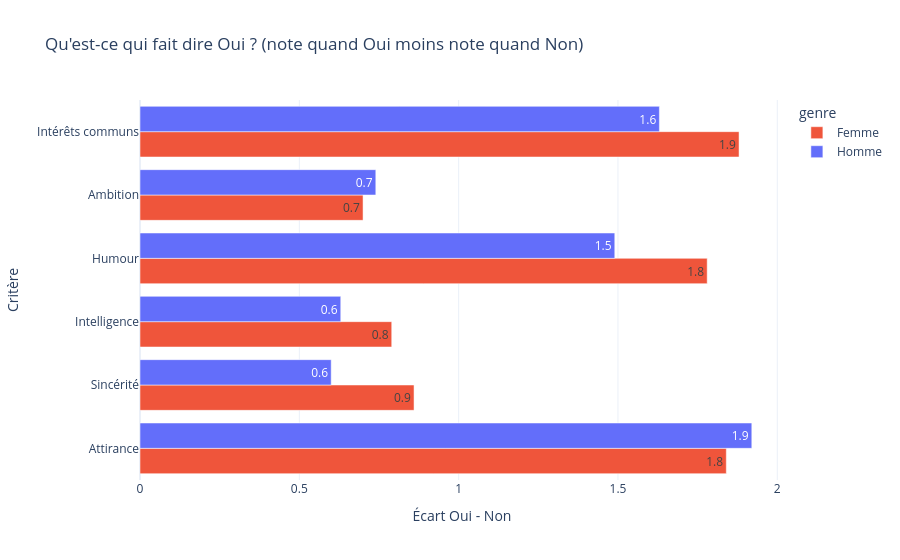

The code cell stored with this chart in its notebook:
### Markdown cell above
## Étape 6 : Qu'est-ce qui fait dire "Oui" ? (écart Oui / Non)

**Pourquoi cette étape ?** Pour chaque critère, je compare la note moyenne quand la réponse est "Oui" et quand elle est "Non". L'**écart** (note "Oui" moins note "Non") montre quels critères font vraiment la différence. Un grand écart positif : le critère fait dire "Oui". Un écart proche de 0 : il compte peu. Je sépare les hommes et les femmes (genre de la personne qui note).

### Code cell
# 1. Les 6 notes (avec des noms lisibles pour le graphique)
criteres = ['note_attractivite', 'note_sincerite', 'note_intelligence',
            'note_humour', 'note_ambition', 'note_interets_communs']
noms_lisibles = {'note_attractivite': 'Attirance', 'note_sincerite': 'Sincérité',
                 'note_intelligence': 'Intelligence', 'note_humour': 'Humour',
                 'note_ambition': 'Ambition', 'note_interets_communs': 'Intérêts communs'}

# 2. Note moyenne de chaque critère, selon le genre et la décision
moyennes = df_propre.groupby(['genre', 'decision_match'])[criteres].mean()

# 3. Écart = note moyenne quand c'est "Oui" moins note moyenne quand c'est "Non"
moyenne_oui = moyennes.xs('Oui', level='decision_match')
moyenne_non = moyennes.xs('Non', level='decision_match')
ecarts = (moyenne_oui - moyenne_non).round(2).rename(columns=noms_lisibles)
display(ecarts)

# 4. Je prépare le tableau pour le graphique
df_ecarts = ecarts.reset_index().melt(id_vars='genre', var_name='Critère',
                                      value_name='Écart Oui - Non')

# 5. Graphique en barres horizontales
fig = px.bar(df_ecarts, x='Écart Oui - Non', y='Critère', color='genre',
             barmode='group', orientation='h', text_auto='.1f',
             title="Qu'est-ce qui fait dire Oui ? (note quand Oui moins note quand Non)",
             color_discrete_map={"Femme": "#EF553B", "Homme": "#636EFA"})
fig.update_layout(template="plotly_white")
fig.show()

### Figure 1 — Plotly figure (JSON) as saved in the notebook; plotly's stock layout.template omitted (floating-point values rounded to 4 significant figures)
{"data": [{"alignmentgroup": "True", "hovertemplate": "genre=Femme<br>Écart Oui - Non=%{x}<br>Critère=%{y}<extra></extra>", "legendgroup": "Femme", "marker": {"color": "#EF553B", "pattern": {"shape": ""}}, "name": "Femme", "offsetgroup": "Femme", "orientation": "h", "showlegend": true, "textposition": "auto", "texttemplate": "%{x:.1f}", "type": "bar", "x": [1.84, 0.86, 0.79, 1.78, 0.7, 1.88], "xaxis": "x", "y": ["Attirance", "Sincérité", "Intelligence", "Humour", "Ambition", "Intérêts communs"], "yaxis": "y"}, {"alignmentgroup": "True", "hovertemplate": "genre=Homme<br>Écart Oui - Non=%{x}<br>Critère=%{y}<extra></extra>", "legendgroup": "Homme", "marker": {"color": "#636EFA", "pattern": {"shape": ""}}, "name": "Homme", "offsetgroup": "Homme", "orientation": "h", "showlegend": true, "textposition": "auto", "texttemplate": "%{x:.1f}", "type": "bar", "x": [1.92, 0.6, 0.63, 1.49, 0.74, 1.63], "xaxis": "x", "y": ["Attirance", "Sincérité", "Intelligence", "Humour", "Ambition", "Intérêts communs"], "yaxis": "y"}], "layout": {"barmode": "group", "legend": {"title": {"text": "genre"}, "tracegroupgap": 0}, "title": {"text": "Qu'est-ce qui fait dire Oui ? (note quand Oui moins note quand Non)"}, "xaxis": {"anchor": "y", "domain": [0, 1], "title": {"text": "Écart Oui - Non"}}, "yaxis": {"anchor": "x", "domain": [0, 1], "title": {"text": "Critère"}}}}
